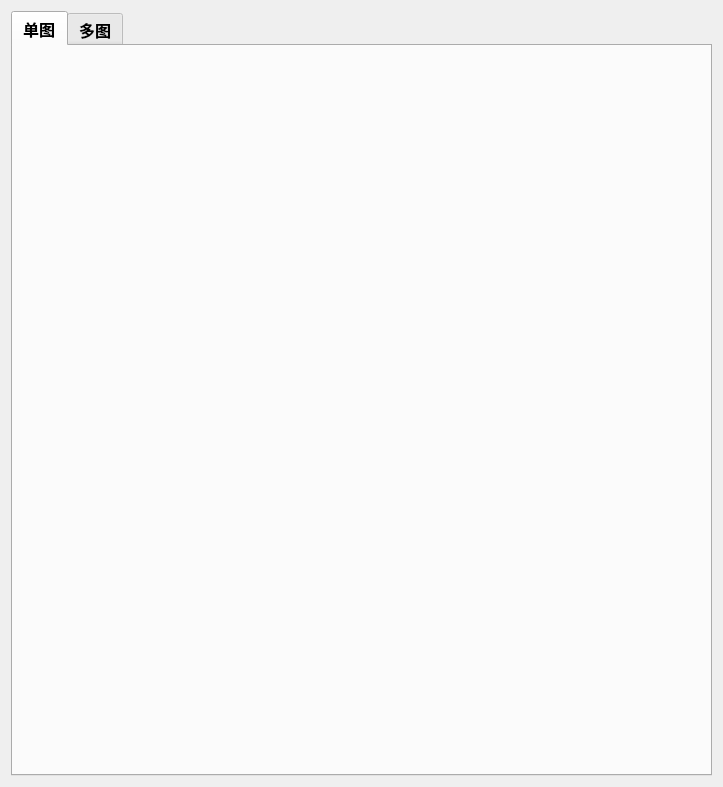
<?xml version="1.0" encoding="UTF-8"?>
<ui version="4.0">
 <class>mainWidgets</class>
 <widget class="QWidget" name="mainWidgets">
  <property name="geometry">
   <rect>
    <x>0</x>
    <y>0</y>
    <width>723</width>
    <height>787</height>
   </rect>
  </property>
  <property name="windowTitle">
   <string>Form</string>
  </property>
  <layout class="QVBoxLayout" name="verticalLayout_2">
   <item>
    <layout class="QVBoxLayout" name="mainWidgets_vlayout">
     <item>
      <widget class="QTabWidget" name="tabWidget">
       <property name="font">
        <font>
         <family>微软雅黑</family>
         <pointsize>12</pointsize>
         <weight>75</weight>
         <bold>true</bold>
        </font>
       </property>
       <property name="tabPosition">
        <enum>QTabWidget::North</enum>
       </property>
       <property name="tabShape">
        <enum>QTabWidget::Rounded</enum>
       </property>
       <property name="currentIndex">
        <number>0</number>
       </property>
       <property name="elideMode">
        <enum>Qt::ElideNone</enum>
       </property>
       <property name="tabBarAutoHide">
        <bool>false</bool>
       </property>
       <widget class="QWidget" name="tab_one">
        <attribute name="title">
         <string>单图</string>
        </attribute>
        <layout class="QVBoxLayout" name="verticalLayout_6"/>
       </widget>
       <widget class="QWidget" name="tab_all">
        <attribute name="title">
         <string>多图</string>
        </attribute>
        <layout class="QVBoxLayout" name="verticalLayout_3">
         <item>
          <widget class="QStackedWidget" name="stackedWidget">
           <property name="frameShape">
            <enum>QFrame::NoFrame</enum>
           </property>
           <property name="currentIndex">
            <number>1</number>
           </property>
           <widget class="QWidget" name="canvasId_0">
            <widget class="QWidget" name="verticalLayoutWidget_2">
             <property name="geometry">
              <rect>
               <x>210</x>
               <y>80</y>
               <width>160</width>
               <height>80</height>
              </rect>
             </property>
             <layout class="QVBoxLayout" name="verticalLayout_Id_0"/>
            </widget>
           </widget>
           <widget class="QWidget" name="canvasId_1">
            <widget class="QWidget" name="verticalLayoutWidget_3">
             <property name="geometry">
              <rect>
               <x>260</x>
               <y>100</y>
               <width>160</width>
               <height>80</height>
              </rect>
             </property>
             <layout class="QVBoxLayout" name="verticalLayout_Id_1"/>
            </widget>
           </widget>
          </widget>
         </item>
         <item>
          <widget class="QGraphicsView" name="gifView"/>
         </item>
        </layout>
       </widget>
      </widget>
     </item>
    </layout>
   </item>
  </layout>
 </widget>
 <resources/>
 <connections/>
</ui>
